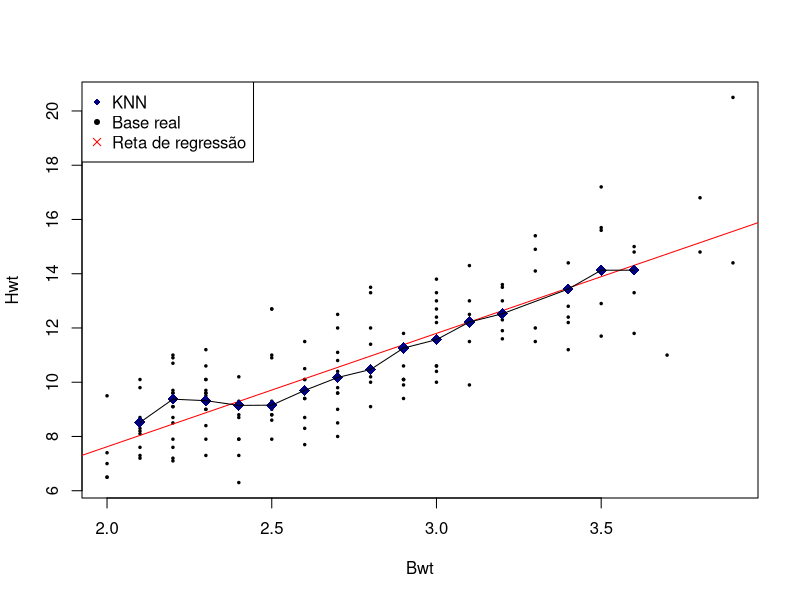
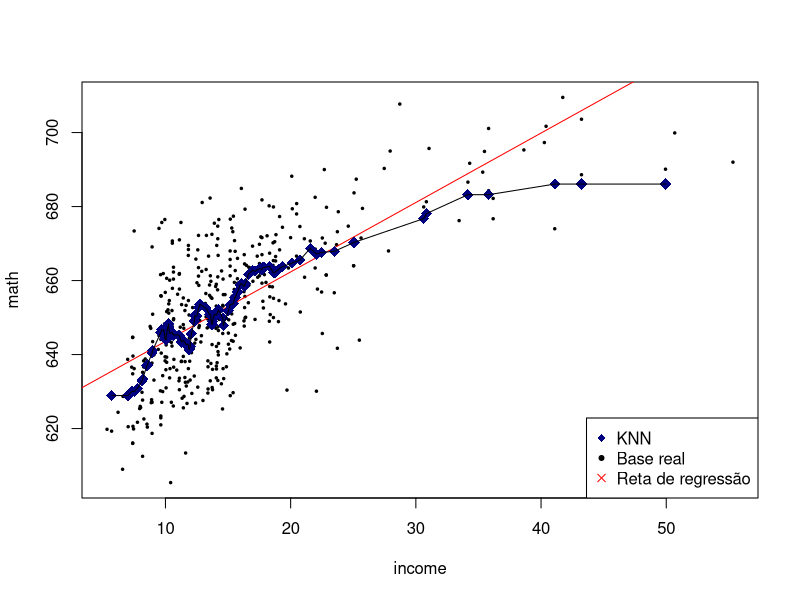
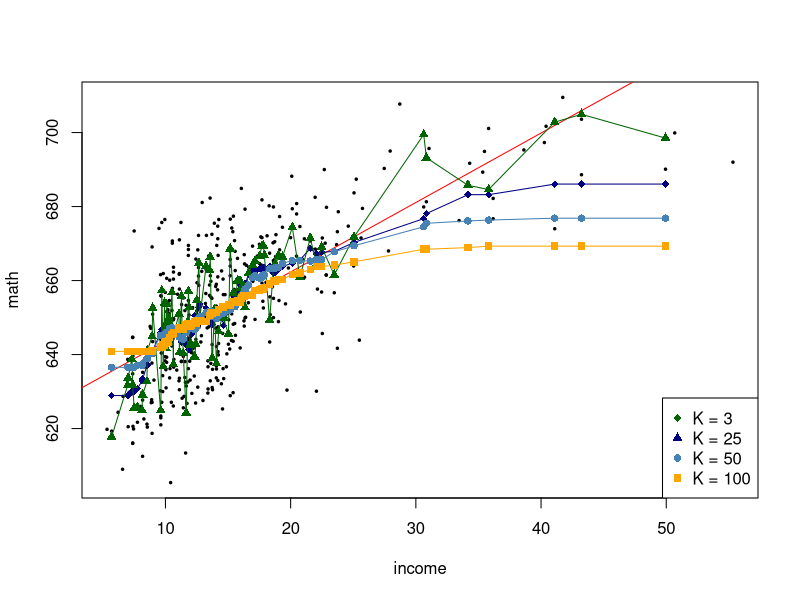

Generate these figures, in order, with R:
## ---- chunk 1
knitr::opts_chunk$set(echo = TRUE)

library(MASS)
library(AER)

data(cats)
data("CASchools")

set.seed(12345)
## ---- chunk 2
fit.knn <- function(new_value, data, k = 3, target, regressor){
    
    dist <- data[, regressor] - new_value
    neighbors <- data[order(abs(dist)),target][1:k]
    knn_value <- mean(neighbors)
    
    return(knn_value)
}
## ---- chunk 3
indices_treino <- sample(1:nrow(cats), size = nrow(cats)*0.7)
treino <- cats[indices_treino,]
teste <- cats[-indices_treino,]
## ---- chunk 4
knn.values <- sapply(teste[, 2], function(i){
    fit.knn(new_value = i, data = treino, target = "Hwt", regressor = "Bwt", k = 20)
})
## ---- chunk 5
mod1 <- lm(Hwt ~ Bwt, data = treino)

pred.RLS <- predict(mod1, teste)
## ---- chunk 6
EQM.knn <- mean((knn.values - teste[,3])^2)
EQM.RLS <- mean((pred.RLS - teste[,3])^2)
## ---- chunk 7
indices_knn <- order(teste[,2])

plot(Hwt ~ Bwt, data = cats, pch = 20, cex = 0.5)
abline(a = mod1$coefficients[1], b = mod1$coefficients[2], col = "red")
points(teste[,2], knn.values, col = "navy", pch = 18, cex = 1.5)
lines(teste[indices_knn,2], knn.values[indices_knn])
legend("topleft", legend = c("KNN", "Base real", "Reta de regressão"), pch = c(18, 20, 4), col = c("navy", "black", "red"))
## ---- chunk 8
indices_treino <- sample(1:nrow(CASchools), size = nrow(CASchools)*0.7)
treino <- CASchools[indices_treino,]
teste <- CASchools[-indices_treino,]
## ---- chunk 9
knn.values <- sapply(teste[, 11], function(i){
    fit.knn(new_value = i, data = treino, target = 14, regressor = 11, k = 25)
})
## ---- chunk 10
mod1 <- lm(math ~ income, data = treino)

pred.RLS <- predict(mod1, teste)
## ---- chunk 11
EQM.knn <- mean((knn.values - teste[,14])^2)
EQM.RLS <- mean((pred.RLS - teste[,14])^2)
## ---- chunk 12
indices_knn <- order(teste[,11])

plot(math ~ income, data = CASchools, pch = 20, cex = 0.5)
abline(a = mod1$coefficients[1], b = mod1$coefficients[2], col = "red")
points(teste[,11], knn.values, col = "navy", pch = 18, cex = 1.5)
lines(teste[indices_knn,11], knn.values[indices_knn])
legend("bottomright", legend = c("KNN", "Base real", "Reta de regressão"), pch = c(18, 20, 4), col = c("navy", "black", "red"))
## ---- chunk 13
knn.values1 <- sapply(teste[, 11], function(i){
    fit.knn(new_value = i, data = treino, target = 14, regressor = 11, k = 3)
})
indices_knn1 <- order(teste[,11])

knn.values2 <- sapply(teste[, 11], function(i){
    fit.knn(new_value = i, data = treino, target = 14, regressor = 11, k = 50)
})
indices_knn2 <- order(teste[,11])

knn.values3 <- sapply(teste[, 11], function(i){
    fit.knn(new_value = i, data = treino, target = 14, regressor = 11, k = 100)
})
indices_knn3 <- order(teste[,11])

plot(math ~ income, data = CASchools, pch = 20, cex = 0.5)
abline(a = mod1$coefficients[1], b = mod1$coefficients[2], col = "red")
points(teste[,11], knn.values, col = "navy", pch = 18, cex = 1)
lines(teste[indices_knn,11], knn.values[indices_knn], col = "navy")
points(teste[,11], knn.values1, col = "darkgreen", pch = 17, cex = 1)
lines(teste[indices_knn,11], knn.values1[indices_knn], col = "darkgreen")
points(teste[,11], knn.values2, col = "steelblue", pch = 16, cex = 1)
lines(teste[indices_knn,11], knn.values2[indices_knn], col = "steelblue")
points(teste[,11], knn.values3, col = "orange", pch = 15, cex = 1)
lines(teste[indices_knn,11], knn.values3[indices_knn], col = "orange")
legend("bottomright", legend = c("K = 3", "K = 25", "K = 50", "K = 100"), pch = c(18, 17, 16, 15), col = c("darkgreen", "navy", "steelblue", "orange"))
